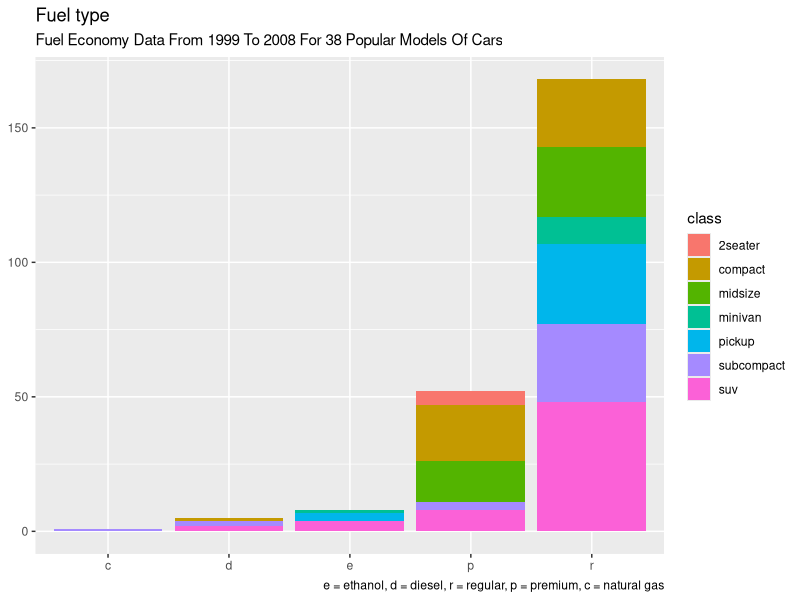

Write the R code that produced this figure. (Note: this script raises an error after producing the figure.)
#' 
#' Author: Bruno Tebaldi de Queiroz Barbosa
#' 
#' Data: 2022-01-12
#' 


# Setup -------------------------------------------------------------------

rm(list = ls())


# Bibliotecas -------------------------------------------------------------
library(tidyverse)


# Banco de dados ----------------------------------------------------------
mpg


# Grafico -----------------------------------------------------------------


# utilizando o banco de dados mpg, faca um grafico de barras da variavel fl.
g1 <- ggplot(data = mpg) +
  geom_bar(mapping = aes(x = fl, fill = class)) +
  labs(title="Fuel type",
       subtitle = "Fuel Economy Data From 1999 To 2008 For 38 Popular Models Of Cars",
       x = NULL,
       y = NULL,
       caption = "e = ethanol, d = diesel, r = regular, p = premium, c = natural gas")

# Salva o ultimo grafico criado
ggsave(filename = "./graficos/Aula 1 - Gafico1.png",
       plot = g1,
       units = "in",
       width = 8, height = 6,
       dpi = 100)

# utilizando o banco de dados mpg, faca um boxplot da variavel displ segregada
# por fl.
ggplot(data = mpg) +
  geom_boxplot(mapping = aes(x = fl, y=displ)) +
  geom_jitter(mapping = aes(x = fl, y=displ, colour = fl), alpha = 0.7) +
  labs(title="Engine displacement, in litres",
       subtitle = "Fuel Economy Data From 1999 To 2008 For 38 Popular Models Of Cars",
       x = NULL,
       y = NULL,
       caption = "e = ethanol, d = diesel, r = regular, p = premium, c = natural gas")

ggsave(filename = "./graficos/Aula 1 - Gafico2.png",
       plot = last_plot(),
       units = "in",
       width = 8, height = 6,
       dpi = 100)
